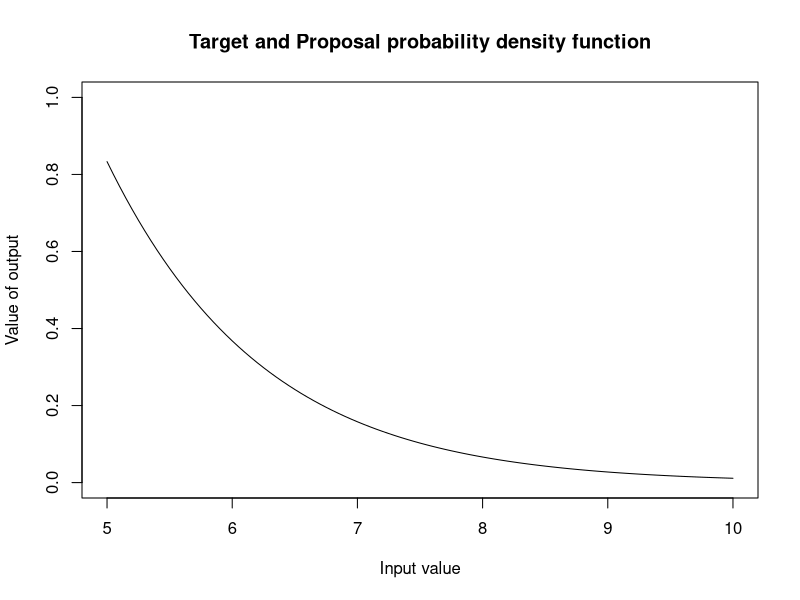
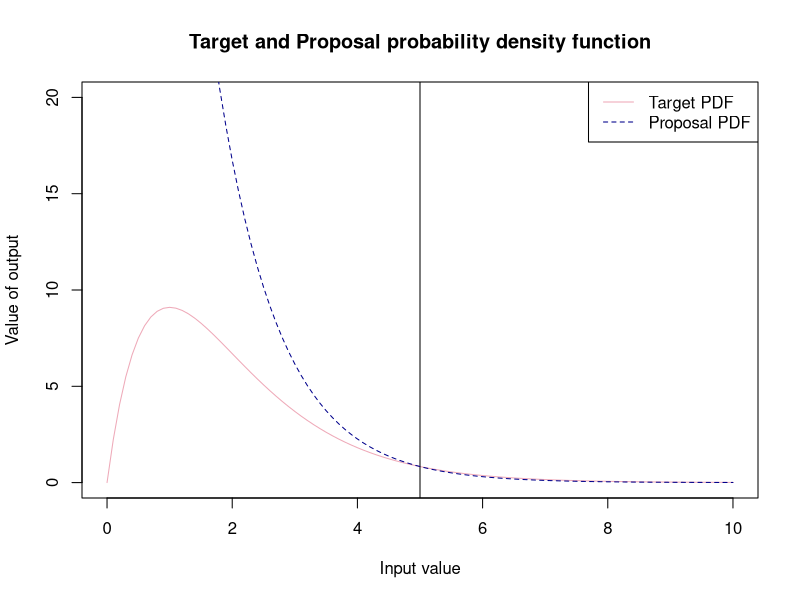
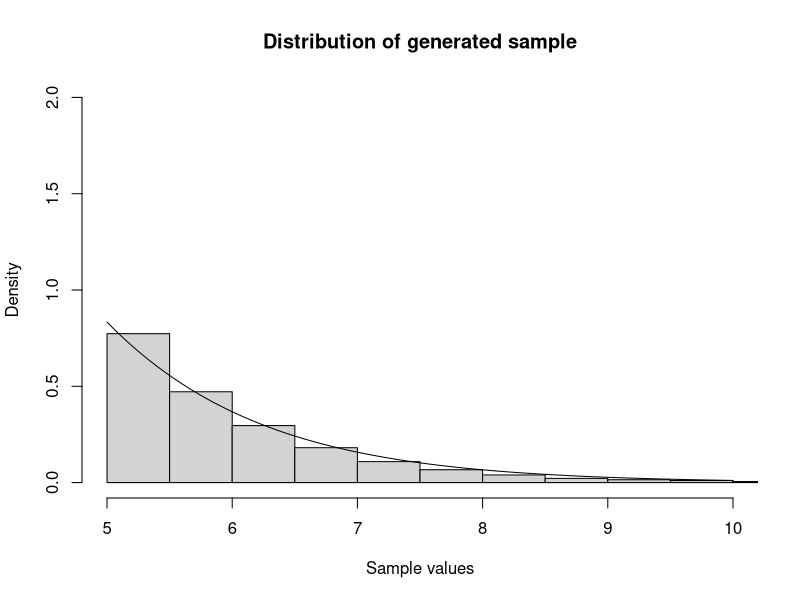
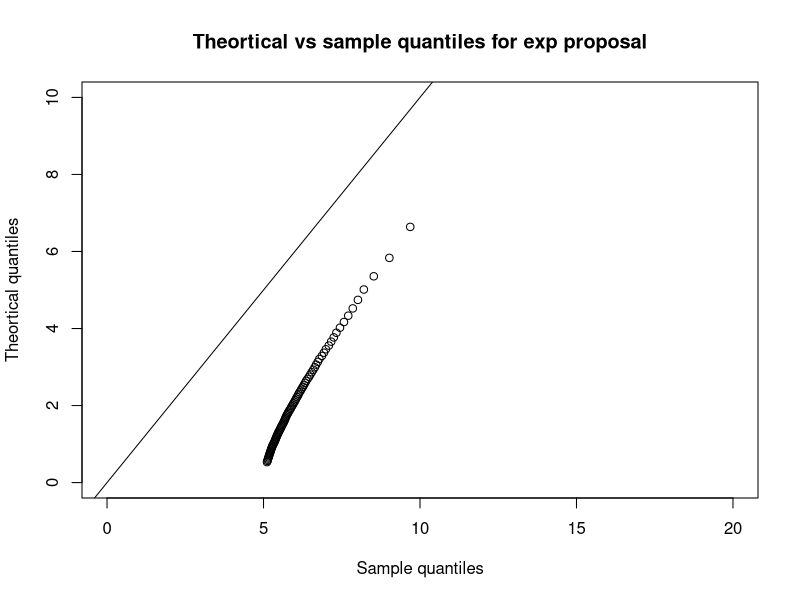

The R source for these figures, in order: (Note: this script raises an error after producing the figures.)
#-----------------------------------#
#-REJECTION SAMPLING - Gamma(2,1) --#----
#-----------------------------------#
#Defining our target pdf(density function to sample from) --------------------------
target_pdf<-function(x){
  ifelse(x >= 5, (x*exp(-x))/(6*exp(-5)), 0) # to incorporate bounds
}

target_pdf_graphical<-function(x){
   (x*exp(-x))/(6*exp(-5))  # plotting the whole function  
}

#--------------------------------#
#--EXPONENTIAL PROPOSAL----------#----
#-------------------------------#
#Defining proposal pdf number generator(density that we easily sample from to use to accept or reject)--
exp_generator<- function(x){
  y <- rexp(1)     # generate a sample from exponential where lambda = 1
  ifelse(y>=5,y,0) # accept and return value of greater than or equal to 5
}

exp_graphical<- function(x){
  exp(-x) # plotting exponential proposal
}

# Graphing our target  and proposal probability density functions 
M <- ((5*exp(-5))/(6*exp(-5)))/(exp(-5)) # max point of both is x = 5

# PDF within bounds we consider x within (5,10)
curve(target_pdf(x), from = 5, to = 10, 
      xlab = "Input value",
      ylab = "Value of output",
      main = "Target and Proposal probability density function", col = "black", ylim = c(0,1))

# PDF compared to exp across greater range x within (0,10)
curve(target_pdf_graphical(x), from = 0, to = 10, 
      xlab = "Input value",
      ylab = "Value of output",
      main = "Target and Proposal probability density function", col = "pink2", ylim = c(0,20))
abline(v = 5)

curve( M * exp_graphical(x), from = 0, to = 10,
      xlab = "Input value",
      ylab = "Output value",
      main = "Proposal probability density funtion", add= T ,col = "blue4", lty = 2)
legend("topright", legend = c("Target PDF", "Proposal PDF"), 
       col = c("pink2", "blue4"), lty = c(1, 2))

#Rejection Sampling function -----------------------------------------------------
set.seed(123)
exp_acc_rej<-function(){
  
  set.seed(123)
  n<-5000
  sample_y<-numeric(n)
  number <- 0
  count<-0
  total_sample <-numeric(0)
  
  while(count<n) {
   
    #generated sample from proposal 
    y <- exp_generator()
    #uniform comparison
    u<- runif(1,0,1)
    #number of total generated samples
    number <- number + 1
    total_sample[number] <- y
    acceptance_rate <- round((length(sample_y)/ length(total_sample))*100 , digits = 3)
    
    #accept or reject criteria
    
    if( u <= target_pdf(y)/ (M * exp_graphical(y))){
    count<- count +1
    sample_y[count]<-y
    }
  }
  number_of_samples <- length(total_sample)
  text <- "Acceptance rate:"
  percent <- "%"
  output<-paste(text,acceptance_rate,percent) #combining types to have preferred output 
  list( acceptance_rate = output, samples = sample_y, no_of_samples = number_of_samples ) #list of output from this function
}


list<- exp_acc_rej()   #creating a list of the acceptance rate and valid samples 
samples_gamma <- list$samples #creating a vector of the samples 
ac_rate <- list$acceptance_rate #acceptance rate 
no_samples <-list$no_of_samples  #number of total samples 
# Graphical display of distribution of sample and pdf ------------- -----------
# Using Histogram -------------------------------------------------------------
hist(samples_gamma, freq = FALSE,
     main = "Distribution of generated sample",
     xlab = "Sample values", ylim = c(0,2), xlim =c(5,10))
curve(target_pdf(x), add = TRUE)

# QQplot ----------------------------------------------------------------------
# We will now use a QQplot 
# Quantiles of the sample data 
sample_quantiles <- quantile(samples_gamma, probs = seq(0.1,1,0.01))
theoretical_quantiles <- qgamma(p = seq(0.1,1,0.01), shape =2 , rate =1)

plot(sample_quantiles, theoretical_quantiles, xlim = c(0,20), ylim = c(0,10),
     main = "Theortical vs sample quantiles for exp proposal",
     ylab = "Theortical quantiles",
     xlab = "Sample quantiles")

abline(a= 0, b = 1)

# Conclusion
# We can see that using en exponential(1) is very inefficient as most values are that we generate are 
# Exp(1) is very inefficient - generates many values to get sample size = 5000 
# Mean of exp = 1, mean of gamma = 2 so our QQ-plot shows mean of exp < mean of gamma 
# We can look into being more efficient 

#--------------------------------#
#--CAUCHY PROPOSAL--------------#----
#-------------------------------#
cauchy_generator<- function(x){
  y <- rcauchy(1, 5)
  ifelse(y>=5,y,0)
}

cauchy_graphical<- function(x){
  (1/pi)*(1/(1+(x-5)^2))
}

curve(cauchy_proposal_graph(x), from = 0, to =10)

#Scaling factor with Cauchy proposal ------------------------------------------
M_cauchy <- ((5*exp(-5))/(6*exp(-5)))/((1/pi)*(1/(1+5^2)))

curve(target_pdf_graphical(x), from = 0, to = 10, 
      xlab = "Input value",
      ylab = "Value of output",
      main = "Target and Proposal probability density function", col = "pink2", ylim = c(0,25))
abline(v = 5)
curve( M_cauchy * cauchy_graphical(x), from = 0, to = 10,
       xlab = "Input value",
       ylab = "Output value",
       main = "Proposal probability density funtion", add= T ,col = "blue4", lty = 2)
legend("topright", legend = c("Target PDF", "Proposal PDF"), 
       col = c("pink2", "blue4"), lty = c(1, 2))

# Rejection sampling function ----------------------------------------------
set.seed(123)
rgamma_2_1_cauchy <- function(n){
  rgamma_samples <- numeric(n) # list to store accepted samples 
  total_samples <- numeric(0)  # store total sample size 
  count <- 1                  #iterate our  while loop
  pos <- 1
  # while loop that runs until we have 5000 accepted samples 
  while (count < n) {
    # random value from a uniform distribution for comparison
    u <- runif(1, 0, 1)
    # value from cauchy distribution 
    x <- cauchy_generator()
    # iterating along the list 
    pos  <- pos + 1
    total_samples[pos] <- x
    
    #number of total generated samples
    pos <- pos + 1
    total_samples[pos] <- x
    acceptance_rate <- round((length(rgamma_samples)/ length(total_samples))*100 , digits = 3)
    
    # now we can use the comparison operator to accept samples if the condition is met
    if ( u <= target_pdf(x)/(M_cauchy * cauchy_graphical(x))){
      count <- count + 1
      rgamma_samples[count] <- x
    }
    
  }
  number_of_samples <- length(total_samples)
  text <- "Acceptance rate:"
  percent <- "%"
  output<-paste(text,acceptance_rate,percent) #combining types to have preferred output 
  list( acceptance_rate = output, samples = rgamma_samples, no_of_samples = number_of_samples ) #list
}

list_cauchy <- rgamma_2_1_cauchy(5000)
gamma_samples_cauchy <- list_cauchy$samples
acc_rate_cauchy <- list_cauchy$acceptance_rate
no_samples_cauchy <- list_cauchy$no_of_samples

hist(gamma_samples_cauchy, freq = F)
curve(target_pdf(x), add = TRUE)

sample_quantiles_cauchy <- quantile(gamma_samples_cauchy, probs = seq(0.1,1,0.01))
theoretical_quantiles_cauchy <- qcauchy(p = seq(0.1,1,0.01),1,1)

plot(sample_quantiles_cauchy, theoretical_quantiles_cauchy)
abline(a= 0, b = 1)

increase_efficiency <- ((no_samples-no_samples_cauchy)/no_samples)*100

# Conclusion
# Although we have. slight improvement in efficiency, the Cauchy is still very wasteful when centered on 5
# That means we always have half of the samples being unuseable fro 5 to - infinity

#--------------------------------#
#--SHIFTED EXPONENTIAL PROPOSAL--#----
#-------------------------------#
# Now let's try a shifted exponential 
# This will be our best bet since a shifted exponential distribution has the same support as Gamma 

# Shifted exp will be centered on 5 
exp_generator<- function(x){
  y <- 5 + rexp(1,)     # generate a sample from exponential where lambda = 1 
}

exp_graphical<- function(x){
  exp(-x) # plotting exponential proposal
}

# PDF within bounds we consider x within (5,10)
curve(target_pdf(x), froM_exp = 5, to = 10, 
      xlab = "Input value",
      ylab = "Value of output",
      main = "Target and Proposal probability density function", col = "black", ylim = c(0,1))

# PDF compared to exp across greater range x within (0,10)
curve(target_pdf_graphical(x), from = 0, to = 10, 
      xlab = "Input value",
      ylab = "Value of output",
      main = "Target and Proposal probability density function", col = "pink2", ylim = c(0,20))
abline(v = 5)

curve( M * exp_graphical(x), from = 0, to = 10,
       xlab = "Input value",
       ylab = "Output value",
       main = "Proposal probability density funtion", add= T ,col = "blue4", lty = 2)
legend("topright", legend = c("Target PDF", "Proposal PDF"), 
       col = c("pink2", "blue4"), lty = c(1, 2))

#Rejection Sampling function -----------------------------------------------------
set.seed(123)
exp_acc_rej<-function(){
  
  set.seed(123)
  n<-5000
  sample_y<-numeric(n)
  number <- 0
  count<-0
  total_sample <-numeric(0)
  
  while(count<n) {
    
    #generated sample from proposal 
    y <- exp_generator()
    #uniform comparison
    u<- runif(1,0,1)
    #number of total generated samples
    number <- number + 1
    total_sample[number] <- y
    acceptance_rate <- round((length(sample_y)/ length(total_sample))*100 , digits = 3)
    
    #accept or reject criteria
    
    if( u <= target_pdf(y)/ (M * exp_graphical(y))){
      count<- count +1
      sample_y[count]<-y
    }
  }
  number_of_samples <- length(total_sample)
  text <- "Acceptance rate:"
  percent <- "%"
  output<-paste(text,acceptance_rate,percent) #combining types to have preferred output 
  list( acceptance_rate = output, samples = sample_y, no_of_samples = number_of_samples ) #list of output from this function
}


list<- exp_acc_rej()   #creating a list of the acceptance rate and valid samples 
samples_gamma <- list$samples #creating a vector of the samples 
ac_rate <- list$acceptance_rate #acceptance rate 
no_samples <-list$no_of_samples  #number of total samples 
# Graphical display of distribution of sample and pdf ------------- -----------
# Using Histogram -------------------------------------------------------------
hist(samples_gamma, freq = FALSE,
     main = "Distribution of generated sample",
     xlab = "Sample values", ylim = c(0,2), xlim =c(5,10))
curve(target_pdf(x), add = TRUE)

# QQplot ----------------------------------------------------------------------
# We will now use a QQplot 
# Quantiles of the sample data 
sample_quantiles <- quantile(samples_gamma, probs = seq(0.1,1,0.01))
theoretical_quantiles <- qgamma(p = seq(0.1,1,0.01), shape =2 , rate =1)

plot(sample_quantiles, theoretical_quantiles, xlim = c(0,20), ylim = c(0,10),
     main = "Theortical vs sample quantiles for exp proposal",
     ylab = "Theortical quantiles",
     xlab = "Sample quantiles")

abline(a= 0, b = 1)
